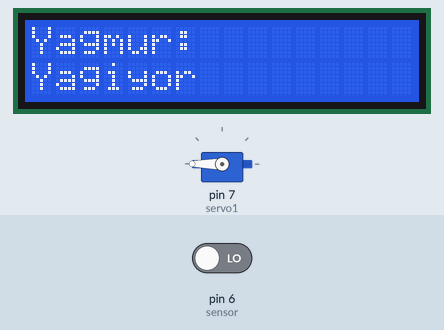
This sketch was run on a simulated Arduino Uno, built with avr-gcc and run on an emulated ATmega328P. Shown: servo, 16×2 character LCD. The inputs (shaded band) are chosen by the test bench; at power-on: pin 6 (sensor) LOW. What the sketch prints to the serial monitor is not drawn.

Above: at 1.2 s.
1.3 s: pin 6 (sensor) driven HIGH
At 2.4 s:
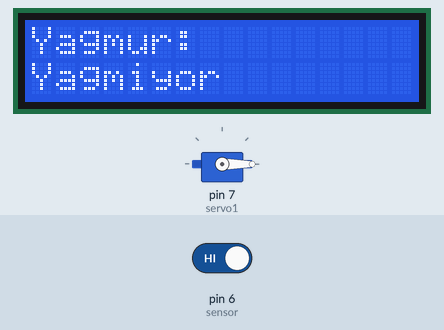
3.6 s: pin 6 (sensor) driven LOW
At 5.2 s:
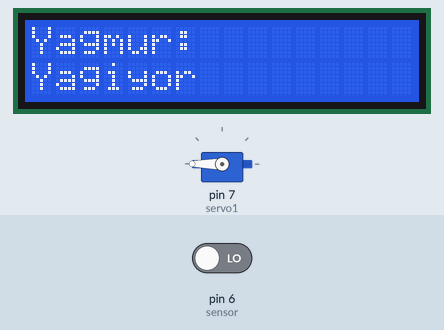
Timing chart, 0 to 6.7 s (numbered marks = the images above; inputs shaded):
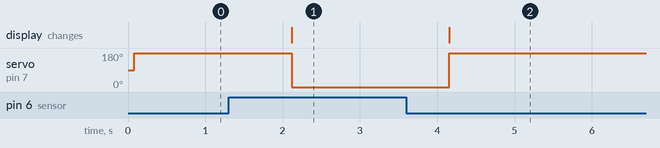

Measured:
- after the input at 1.3 s, servo on pin 7 (servo1): 180° → 0° after 0.82 s; the display: changes after 0.82 s (image 1)
- after the input at 3.6 s, servo on pin 7 (servo1): 0° → 180° after 0.55 s; the display: changes after 0.55 s (image 2)

The sketch:

yagmursensoru.ino
```cpp
#include<Servo.h>
#include<LiquidCrystal_I2C.h>
#include <Wire.h>

int sensor = 6;
Servo servo1;
LiquidCrystal_I2C lcd(0x27, 16, 2);//LCD Ekranımızın I2C adresinin "0x27" olduğunu ve 2 satır 16 sütundan oluştuğunu tanımlıyoruz

void setup() {
  servo1.attach(7);
  pinMode(sensor, INPUT);
  Serial.begin(9600);
  lcd.init(); //LCD Ekranımızı başlatıyoruz
  lcd.backlight();}

void loop() {
  int Yagmur = digitalRead(sensor);


  if(Yagmur == HIGH){
    lcd.clear(); //LCD Ekranımızı temizliyoruz
    lcd.print("Yagmur: "); //LCD Ekranımızın ilk satırına "Yagmur:" yazısını yazdırıyoruz
    lcd.setCursor(0, 1); //LCD Ekranımızda "Yagmur: " yazısı ile yağmur durumunu belirten yazılar aynı satıra sığmayacağı için bir satır boşluk bırakıyoruz
    lcd.print("Yagmiyor"); //LCD Ekranımızın alt satırına "Yagmiyor" yazısını yazdırıyoruz
    Serial.println("Yağmur Yağmıyor"); //Seri Ekranımıza "Yağmur Yağmıyor" yazısını yazdırıyoruz
    servo1.write(0);

  }

  if(Yagmur == LOW){
    lcd.clear(); //LCD Ekranımızı temizliyoruz
    lcd.print("Yagmur: "); //LCD Ekranımızın ilk satırına "Yagmur:" yazısını yazdırıyoruz
    lcd.setCursor(0, 1); //LCD Ekranımızda "Yagmur: " yazısı ile yağmur durumunu belirten yazılar aynı satıra sığmayacağı için bir satır boşluk bırakıyoruz
    lcd.print("Yagiyor"); //LCD Ekranımızın alt satırına "Yagiyor" yazısını yazdırıyoruz
    Serial.println("Yağmur Yağıyor"); //Seri Ekranımıza "Yağmur Yağıyor" yazısını yazdırıyoruz
    servo1.write(180);
  }

   delay(1000); //Sensörümüzün sağlıklı ölçümler yapabilmesi için ölçümler arasına 300 milisaniyelik bir bekleme süresi bırakıyoruz
}
```
